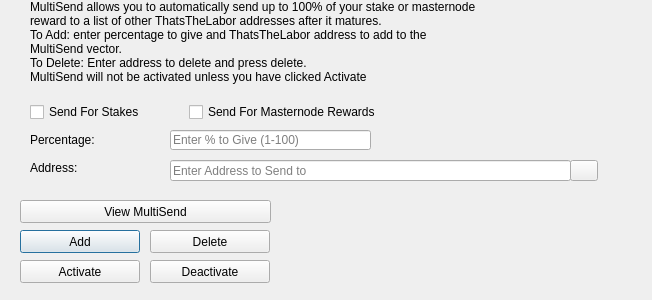
<?xml version="1.0" encoding="UTF-8"?>
<ui version="4.0">
 <class>MultiSendDialog</class>
 <widget class="QDialog" name="MultiSendDialog">
  <property name="windowModality">
   <enum>Qt::NonModal</enum>
  </property>
  <property name="geometry">
   <rect>
    <x>0</x>
    <y>0</y>
    <width>652</width>
    <height>300</height>
   </rect>
  </property>
  <property name="windowTitle">
   <string>MultiSend</string>
  </property>
  <widget class="QLineEdit" name="multiSendPercentEdit">
   <property name="geometry">
    <rect>
     <x>170</x>
     <y>130</y>
     <width>201</width>
     <height>20</height>
    </rect>
   </property>
   <property name="toolTip">
    <string>Enter whole numbers 1 - 100</string>
   </property>
   <property name="placeholderText">
    <string>Enter % to Give (1-100)</string>
   </property>
  </widget>
  <widget class="QLineEdit" name="multiSendAddressEdit">
   <property name="geometry">
    <rect>
     <x>170</x>
     <y>160</y>
     <width>401</width>
     <height>21</height>
    </rect>
   </property>
   <property name="toolTip">
    <string/>
   </property>
   <property name="placeholderText">
    <string>Enter Address to Send to</string>
   </property>
  </widget>
  <widget class="QLabel" name="label_2">
   <property name="geometry">
    <rect>
     <x>30</x>
     <y>0</y>
     <width>451</width>
     <height>121</height>
    </rect>
   </property>
   <property name="lineWidth">
    <number>1</number>
   </property>
   <property name="text">
    <string>MultiSend allows you to automatically send up to 100% of your stake or masternode reward to a list of other ThatsTheLabor addresses after it matures.
To Add: enter percentage to give and ThatsTheLabor address to add to the MultiSend vector.
To Delete: Enter address to delete and press delete.
MultiSend will not be activated unless you have clicked Activate</string>
   </property>
   <property name="alignment">
    <set>Qt::AlignLeading|Qt::AlignLeft|Qt::AlignTop</set>
   </property>
   <property name="wordWrap">
    <bool>true</bool>
   </property>
  </widget>
  <widget class="QLabel" name="message">
   <property name="geometry">
    <rect>
     <x>290</x>
     <y>200</y>
     <width>351</width>
     <height>91</height>
    </rect>
   </property>
   <property name="text">
    <string/>
   </property>
  </widget>
  <widget class="QPushButton" name="addButton">
   <property name="geometry">
    <rect>
     <x>20</x>
     <y>230</y>
     <width>120</width>
     <height>23</height>
    </rect>
   </property>
   <property name="toolTip">
    <string/>
   </property>
   <property name="statusTip">
    <string>Add to MultiSend Vector</string>
   </property>
   <property name="text">
    <string>Add</string>
   </property>
  </widget>
  <widget class="QPushButton" name="disableButton">
   <property name="geometry">
    <rect>
     <x>150</x>
     <y>260</y>
     <width>120</width>
     <height>23</height>
    </rect>
   </property>
   <property name="statusTip">
    <string>Deactivate MultiSend</string>
   </property>
   <property name="text">
    <string>Deactivate</string>
   </property>
  </widget>
  <widget class="QPushButton" name="addressBookButton">
   <property name="geometry">
    <rect>
     <x>570</x>
     <y>160</y>
     <width>28</width>
     <height>21</height>
    </rect>
   </property>
   <property name="toolTip">
    <string>Choose an address from the address book</string>
   </property>
   <property name="text">
    <string/>
   </property>
   <property name="icon">
    <iconset resource="../thatsthelabor.qrc">
     <normaloff>:/icons/address-book</normaloff>:/icons/address-book</iconset>
   </property>
   <property name="shortcut">
    <string>Alt+A</string>
   </property>
   <property name="autoDefault">
    <bool>false</bool>
   </property>
  </widget>
  <widget class="QLabel" name="label">
   <property name="geometry">
    <rect>
     <x>30</x>
     <y>130</y>
     <width>121</width>
     <height>20</height>
    </rect>
   </property>
   <property name="toolTip">
    <string>Percentage of stake to send</string>
   </property>
   <property name="text">
    <string>Percentage:</string>
   </property>
  </widget>
  <widget class="QLabel" name="label_5">
   <property name="geometry">
    <rect>
     <x>30</x>
     <y>160</y>
     <width>111</width>
     <height>16</height>
    </rect>
   </property>
   <property name="toolTip">
    <string>Address to send portion of stake to</string>
   </property>
   <property name="text">
    <string>Address:</string>
   </property>
  </widget>
  <widget class="QPushButton" name="deleteButton">
   <property name="geometry">
    <rect>
     <x>150</x>
     <y>230</y>
     <width>120</width>
     <height>23</height>
    </rect>
   </property>
   <property name="toolTip">
    <string/>
   </property>
   <property name="statusTip">
    <string>Delete Address From MultiSend Vector</string>
   </property>
   <property name="text">
    <string>Delete</string>
   </property>
  </widget>
  <widget class="QPushButton" name="activateButton">
   <property name="geometry">
    <rect>
     <x>20</x>
     <y>260</y>
     <width>120</width>
     <height>23</height>
    </rect>
   </property>
   <property name="statusTip">
    <string>Activate MultiSend</string>
   </property>
   <property name="text">
    <string>Activate</string>
   </property>
  </widget>
  <widget class="QPushButton" name="viewButton">
   <property name="geometry">
    <rect>
     <x>20</x>
     <y>200</y>
     <width>251</width>
     <height>23</height>
    </rect>
   </property>
   <property name="toolTip">
    <string/>
   </property>
   <property name="statusTip">
    <string>View MultiSend Vector</string>
   </property>
   <property name="text">
    <string>View MultiSend</string>
   </property>
  </widget>
  <widget class="QWidget" name="horizontalLayoutWidget">
   <property name="geometry">
    <rect>
     <x>30</x>
     <y>100</y>
     <width>351</width>
     <height>24</height>
    </rect>
   </property>
   <layout class="QHBoxLayout" name="horizontalLayout">
    <item>
     <widget class="QCheckBox" name="multiSendStakeCheckBox">
      <property name="text">
       <string>Send For Stakes</string>
      </property>
     </widget>
    </item>
    <item>
     <widget class="QCheckBox" name="multiSendMasternodeCheckBox">
      <property name="text">
       <string>Send For Masternode Rewards</string>
      </property>
     </widget>
    </item>
   </layout>
  </widget>
 </widget>
 <resources>
  <include location="../thatsthelabor.qrc"/>
 </resources>
 <connections/>
</ui>
